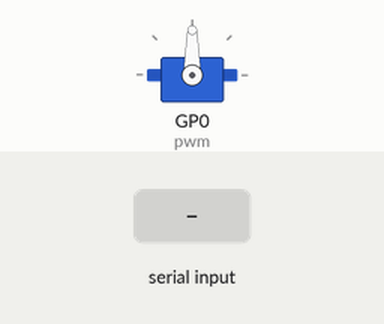
Simulated run of this program. Board: Raspberry Pi Pico running CircuitPython. On the bench: servo. The test bench sets the inputs (shaded band).

Above: at 2.2 s.
2.3 s: "5" received over the second serial link
At 3.1 s:
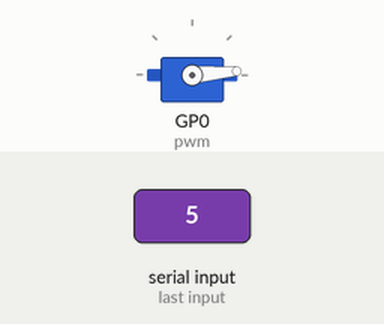
3.8 s: "90" received over the second serial link
At 4.3 s:
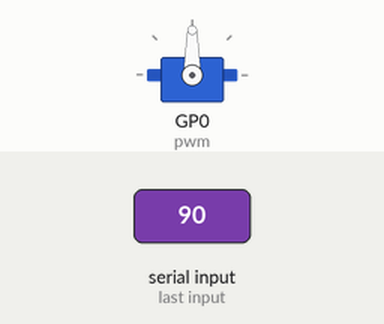
Timing chart, 0 to 6.8 s (numbered marks = the images above; inputs shaded):
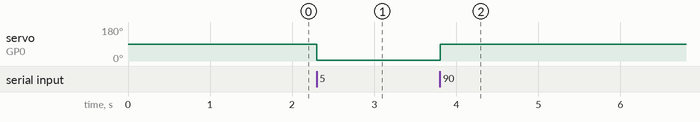

The program:

Servo2.py
```python
import time
import board
import pwmio
import busio
from adafruit_motor import servo

uart = busio.UART(board.GP8,board.GP9,baudrate=9600)

def send_uart_data(data):
    uart.write(bytes(data,'utf-8'))

def receive_uart_data():
    if uart.in_waiting:
        return uart.read(uart.in_waiting)
    else:
        return None

pwm = pwmio.PWMOut(board.GP0, duty_cycle=2 ** 15,frequency=50)

Yakroo_servo = servo.Servo(pwm)
Yakroo_servo.angle = 90
time.sleep(1)

while True:
    received_data = receive_uart_data()
    if received_data:
        try:
            angle = int(received_data.decode('utf-8').strip())
            if 0<= angle <= 180:
                Yakroo_servo.angle = angle
        except ValueError:
            pass
    time.sleep(0.1)
    
```

Measured:
- after the input at 2.3 s, servo on GP0 (pwm): 90° → 5° at once
- after the input at 3.8 s, servo on GP0 (pwm): 5° → 90° at once
